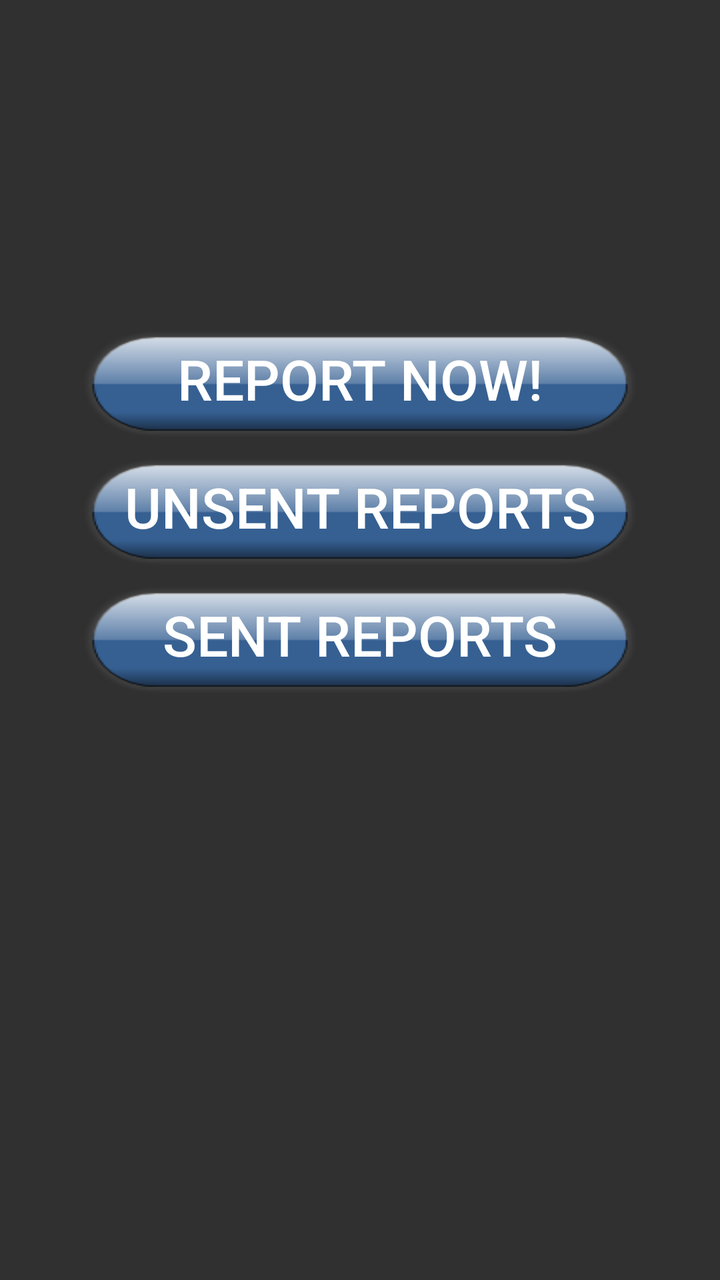
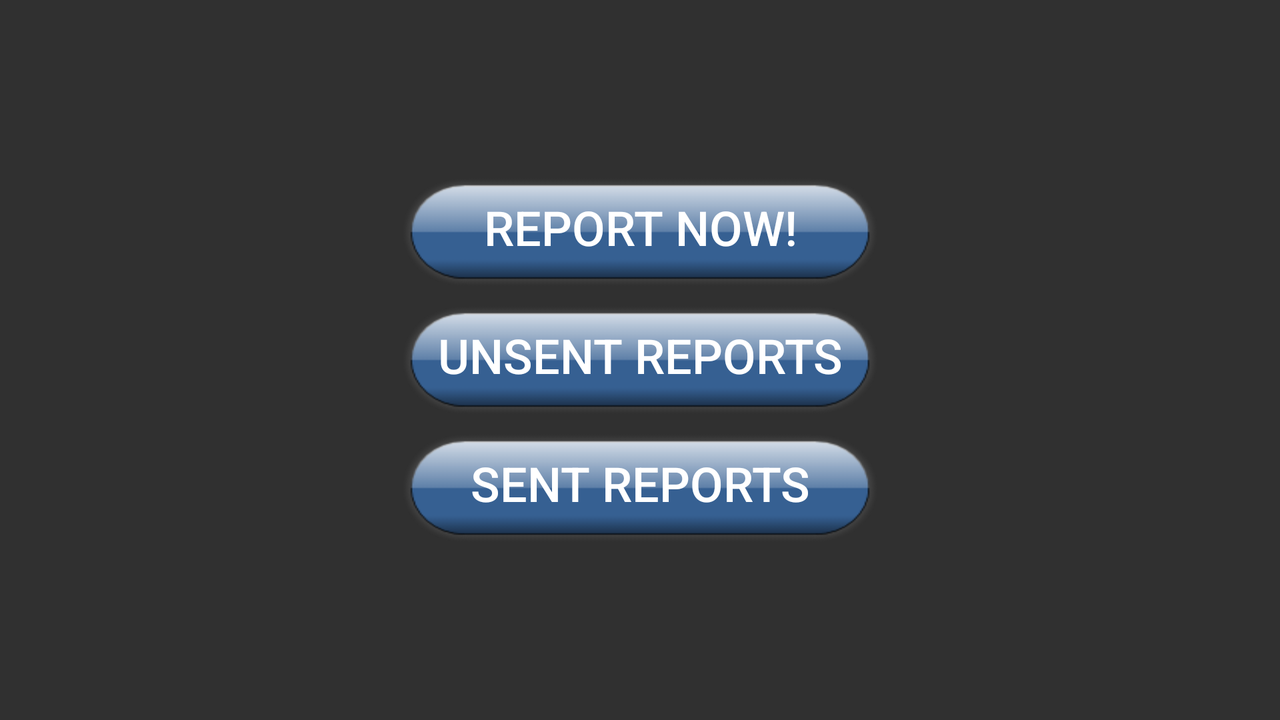

Two renders of one Android screen. The first uses the default layout on a phone; the second uses the alternative layout the repository ships for a different screen configuration, on a matching device. The two XML files are below.
<!-- AndroidManifest.xml: application theme AppTheme -->
<!-- res/layout/reports_fragment.xml -->
<?xml version="1.0" encoding="utf-8"?>
<RelativeLayout xmlns:android="http://schemas.android.com/apk/res/android"
    xmlns:tools="http://schemas.android.com/tools"
    android:id="@+id/main_layout"
    android:layout_width="match_parent"
    android:layout_height="match_parent"    
    android:background="#00000000"
    tools:context="com.roadwatch.app.report.ReportsFragment" >

	<Button
        android:id="@+id/report_button"
        style="@style/RoadWatchButtonStyle"
        android:layout_above="@+id/unsent_reports_button"
        android:layout_width="280dp"
        android:onClick="report"
        android:layout_marginBottom="8dp"
        android:layout_centerHorizontal="true"
        android:textSize="28sp"
        android:text="@string/report" />

    <Button
        android:id="@+id/unsent_reports_button"
        style="@style/RoadWatchButtonStyle"
        android:layout_above="@+id/sent_reports_button"
        android:layout_alignLeft="@+id/report_button"
        android:layout_alignRight="@+id/report_button"
        android:layout_marginBottom="8dp"
        android:onClick="showUnsentReports"
        android:text="@string/unsent_reports"
        android:textSize="28sp" />

    <Button
        android:id="@+id/sent_reports_button"
        style="@style/RoadWatchButtonStyle"
        android:layout_height="wrap_content"
        android:layout_centerInParent="true"
        android:layout_alignLeft="@+id/unsent_reports_button"
        android:layout_alignRight="@+id/unsent_reports_button"
        android:onClick="showSentReports"
        android:text="@string/sent_reports"
        android:textSize="28sp" />
    
    <Button
        android:id="@+id/statusTextView"
        android:layout_width="match_parent"
        android:layout_height="wrap_content"
        android:layout_alignParentBottom="true"
        android:background="@null"
        android:gravity="center"
        android:textAppearance="?android:attr/textAppearanceSmall"
        android:textColor="#21dbd4" />

</RelativeLayout>
<!-- resources referenced by this layout -->
<resources>
  <string name="report">Report now!</string>
  <string name="sent_reports">Sent reports</string>
  <string name="unsent_reports">Unsent reports</string>
  <style name="RoadWatchButtonStyle" parent="@android:style/TextAppearance.Widget.TextView">
          <item name="android:layout_width">wrap_content</item>
          <item name="android:layout_height">wrap_content</item>
          <item name="android:background">@drawable/big_button_selector</item>
          
          
          
          <item name="android:paddingBottom">5sp</item>
      </style>
  <style name="AppTheme" parent="AppBaseTheme">
          
      </style>
  <!-- drawable big_button_selector (drawable) -->
  <?xml version="1.0" encoding="utf-8"?>
  <selector xmlns:android="http://schemas.android.com/apk/res/android">
      <item android:state_enabled="false"
          android:drawable="@drawable/big_button_disabled" /> 
      <item android:state_pressed="true"
          android:drawable="@drawable/big_button_pressed" /> 
      <item android:drawable="@drawable/big_button" />
  </selector>
  <!-- from res/values-v14/ -->
  <style name="AppBaseTheme" parent="com.roadwatch.app:Theme.AppCompat">
          
      </style>
  <!-- drawable big_button_disabled: png bitmap (drawable-hdpi, 5528 bytes) -->
  <!-- drawable big_button_pressed: png bitmap (drawable-hdpi, 5034 bytes) -->
  <!-- drawable big_button: png bitmap (drawable-hdpi, 7904 bytes) -->
</resources>
<!-- res/layout-land/reports_fragment.xml (the repository's variant of the layout above) -->
<!-- drawn on the phone turned sideways -->
<?xml version="1.0" encoding="utf-8"?>
<RelativeLayout xmlns:android="http://schemas.android.com/apk/res/android"
    xmlns:tools="http://schemas.android.com/tools"
    android:id="@+id/main_layout"
    android:layout_width="match_parent"
    android:layout_height="match_parent"
    android:background="@null"
    android:paddingBottom="5dp"
    tools:context="com.roadwatch.app.report.ReportsFragment" >

    <Button
        android:id="@+id/report_button"
        style="@style/RoadWatchButtonStyle"
        android:layout_above="@+id/unsent_reports_button"
        android:layout_centerHorizontal="true"
        android:layout_marginBottom="8dp"
        android:onClick="report"
        android:text="@string/report"
        android:layout_width="240dp"
        android:textSize="24sp" />

    <Button
        android:id="@+id/unsent_reports_button"
        style="@style/RoadWatchButtonStyle"        
        android:layout_alignLeft="@+id/report_button"
        android:layout_alignRight="@+id/report_button"
        android:layout_centerInParent="true"
        android:onClick="showUnsentReports"
        android:text="@string/unsent_reports"
        android:textSize="24sp" />

    <Button
        android:id="@+id/sent_reports_button"
        style="@style/RoadWatchButtonStyle"
        android:layout_height="wrap_content"
        android:layout_marginTop="8dp"
        android:layout_alignLeft="@+id/unsent_reports_button"
        android:layout_alignRight="@+id/unsent_reports_button"
        android:layout_below="@+id/unsent_reports_button"
        android:onClick="showSentReports"
        android:text="@string/sent_reports"
        android:textSize="24sp" />

    <Button
        android:id="@+id/statusTextView"
        android:layout_width="match_parent"
        android:layout_height="20dp"
        android:layout_alignParentBottom="true"
        android:background="@null"
        android:gravity="center_horizontal"
        android:textAppearance="?android:attr/textAppearanceSmall"
        android:textColor="#21dbd4" />

</RelativeLayout>
